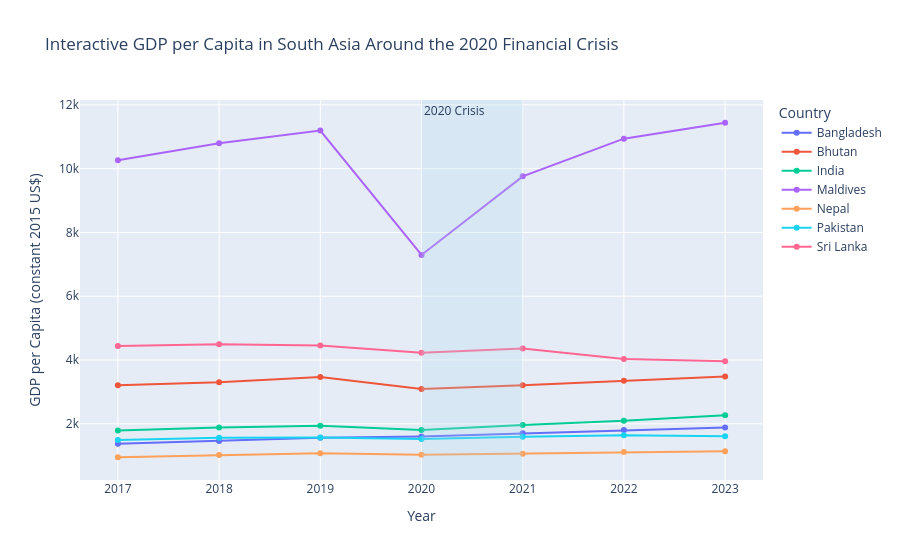

The code cell stored with this chart in its notebook:
### Markdown cell above
## GDP per capita

### Code cell
fig_gdppc = go.Figure()

for country in sorted(df_2020["country_name"].unique()):
    temp = df_2020[df_2020["country_name"] == country]
    fig_gdppc.add_trace(
        go.Scatter(
            x=temp["year"],
            y=temp["gdp_per_capita"],
            mode="lines+markers",
            name=country,
            hovertemplate=(
                "<b>%{fullData.name}</b><br>"
                "Year: %{x}<br>"
                "GDP per Capita: %{y:,.2f}<extra></extra>"
            )
        )
    )

fig_gdppc.add_vrect(
    x0=2020, x1=2021,
    fillcolor="lightblue",
    opacity=0.25,
    line_width=0,
    annotation_text="2020 Crisis",
    annotation_position="top left"
)

fig_gdppc.update_layout(
    title="Interactive GDP per Capita in South Asia Around the 2020 Financial Crisis",
    xaxis_title="Year",
    yaxis_title="GDP per Capita (constant 2015 US$)",
    xaxis=dict(dtick=1),
    hovermode="x unified",
    legend_title="Country"
)

fig_gdppc.show()

### Figure 1 — Plotly figure (JSON) as saved in the notebook; plotly's stock layout.template omitted (floating-point values rounded to 4 significant figures)
{"data": [{"hovertemplate": "<b>%{fullData.name}</b><br>Year: %{x}<br>GDP per Capita: %{y:,.2f}<extra></extra>", "mode": "lines+markers", "name": "Bangladesh", "type": "scatter", "x": [2017, 2018, 2019, 2020, 2021, 2022, 2023], "y": [1374.0, 1462.0, 1564.0, 1605.0, 1702.0, 1804.0, 1885.0]}, {"hovertemplate": "<b>%{fullData.name}</b><br>Year: %{x}<br>GDP per Capita: %{y:,.2f}<extra></extra>", "mode": "lines+markers", "name": "Bhutan", "type": "scatter", "x": [2017, 2018, 2019, 2020, 2021, 2022, 2023], "y": [3212.0, 3301.0, 3467.0, 3092.0, 3206.0, 3350.0, 3481.0]}, {"hovertemplate": "<b>%{fullData.name}</b><br>Year: %{x}<br>GDP per Capita: %{y:,.2f}<extra></extra>", "mode": "lines+markers", "name": "India", "type": "scatter", "x": [2017, 2018, 2019, 2020, 2021, 2022, 2023], "y": [1789.0, 1883.0, 1936.0, 1806.0, 1965.0, 2098.0, 2271.0]}, {"hovertemplate": "<b>%{fullData.name}</b><br>Year: %{x}<br>GDP per Capita: %{y:,.2f}<extra></extra>", "mode": "lines+markers", "name": "Maldives", "type": "scatter", "x": [2017, 2018, 2019, 2020, 2021, 2022, 2023], "y": [10260.0, 10790.0, 11190.0, 7296.0, 9759.0, 10940, 11440.0]}, {"hovertemplate": "<b>%{fullData.name}</b><br>Year: %{x}<br>GDP per Capita: %{y:,.2f}<extra></extra>", "mode": "lines+markers", "name": "Nepal", "type": "scatter", "x": [2017, 2018, 2019, 2020, 2021, 2022, 2023], "y": [951.9, 1022.0, 1077.0, 1032.0, 1063.0, 1114.0, 1136.0]}, {"hovertemplate": "<b>%{fullData.name}</b><br>Year: %{x}<br>GDP per Capita: %{y:,.2f}<extra></extra>", "mode": "lines+markers", "name": "Pakistan", "type": "scatter", "x": [2017, 2018, 2019, 2020, 2021, 2022, 2023], "y": [1495.0, 1562.0, 1574.0, 1526.0, 1595.0, 1642.0, 1610.0]}, {"hovertemplate": "<b>%{fullData.name}</b><br>Year: %{x}<br>GDP per Capita: %{y:,.2f}<extra></extra>", "mode": "lines+markers", "name": "Sri Lanka", "type": "scatter", "x": [2017, 2018, 2019, 2020, 2021, 2022, 2023], "y": [4436.0, 4493.0, 4456.0, 4227.0, 4358.0, 4033.0, 3965.0]}], "layout": {"annotations": [{"showarrow": false, "text": "2020 Crisis", "x": 2020, "xanchor": "left", "xref": "x", "y": 1, "yanchor": "top", "yref": "y domain"}], "hovermode": "x unified", "legend": {"title": {"text": "Country"}}, "shapes": [{"fillcolor": "lightblue", "line": {"width": 0}, "opacity": 0.25, "type": "rect", "x0": 2020, "x1": 2021, "xref": "x", "y0": 0, "y1": 1, "yref": "y domain"}], "title": {"text": "Interactive GDP per Capita in South Asia Around the 2020 Financial Crisis"}, "xaxis": {"dtick": 1, "title": {"text": "Year"}}, "yaxis": {"title": {"text": "GDP per Capita (constant 2015 US$)"}}}}
